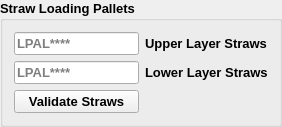
                 <widget class="QGroupBox" name="groupBox_50">
                  <property name="sizePolicy">
                   <sizepolicy hsizetype="Minimum" vsizetype="Minimum">
                    <horstretch>0</horstretch>
                    <verstretch>0</verstretch>
                   </sizepolicy>
                  </property>
                  <property name="font">
                   <font>
                    <pointsize>10</pointsize>
                    <weight>75</weight>
                    <bold>true</bold>
                   </font>
                  </property>
                  <property name="title">
                   <string>Straw Loading Pallets</string>
                  </property>
                  <layout class="QGridLayout" name="gridLayout_19">
                   <item row="0" column="0">
                    <widget class="QLineEdit" name="pallet1code">
                     <property name="sizePolicy">
                      <sizepolicy hsizetype="Preferred" vsizetype="Preferred">
                       <horstretch>0</horstretch>
                       <verstretch>0</verstretch>
                      </sizepolicy>
                     </property>
                     <property name="minimumSize">
                      <size>
                       <width>0</width>
                       <height>0</height>
                      </size>
                     </property>
                     <property name="maximumSize">
                      <size>
                       <width>16777215</width>
                       <height>50</height>
                      </size>
                     </property>
                     <property name="text">
                      <string/>
                     </property>
                     <property name="maxLength">
                      <number>8</number>
                     </property>
                     <property name="placeholderText">
                      <string>LPAL****</string>
                     </property>
                    </widget>
                   </item>
                   <item row="1" column="1">
                    <widget class="QLabel" name="label_4">
                     <property name="text">
                      <string>Lower Layer Straws</string>
                     </property>
                    </widget>
                   </item>
                   <item row="1" column="0">
                    <widget class="QLineEdit" name="pallet2code">
                     <property name="sizePolicy">
                      <sizepolicy hsizetype="Preferred" vsizetype="Preferred">
                       <horstretch>0</horstretch>
                       <verstretch>0</verstretch>
                      </sizepolicy>
                     </property>
                     <property name="maximumSize">
                      <size>
                       <width>16777215</width>
                       <height>50</height>
                      </size>
                     </property>
                     <property name="text">
                      <string/>
                     </property>
                     <property name="maxLength">
                      <number>8</number>
                     </property>
                     <property name="placeholderText">
                      <string>LPAL****</string>
                     </property>
                    </widget>
                   </item>
                   <item row="0" column="1">
                    <widget class="QLabel" name="label_3">
                     <property name="text">
                      <string>Upper Layer Straws</string>
                     </property>
                    </widget>
                   </item>
                   <item row="2" column="0">
                    <widget class="QPushButton" name="validateStraws">
                     <property name="text">
                      <string>Validate Straws</string>
                     </property>
                    </widget>
                   </item>
                   <item row="2" column="1">
                    <widget class="QLabel" name="lpalLabel">
                     <property name="text">
                      <string/>
                     </property>
                    </widget>
                   </item>
                  </layout>
                 </widget>
